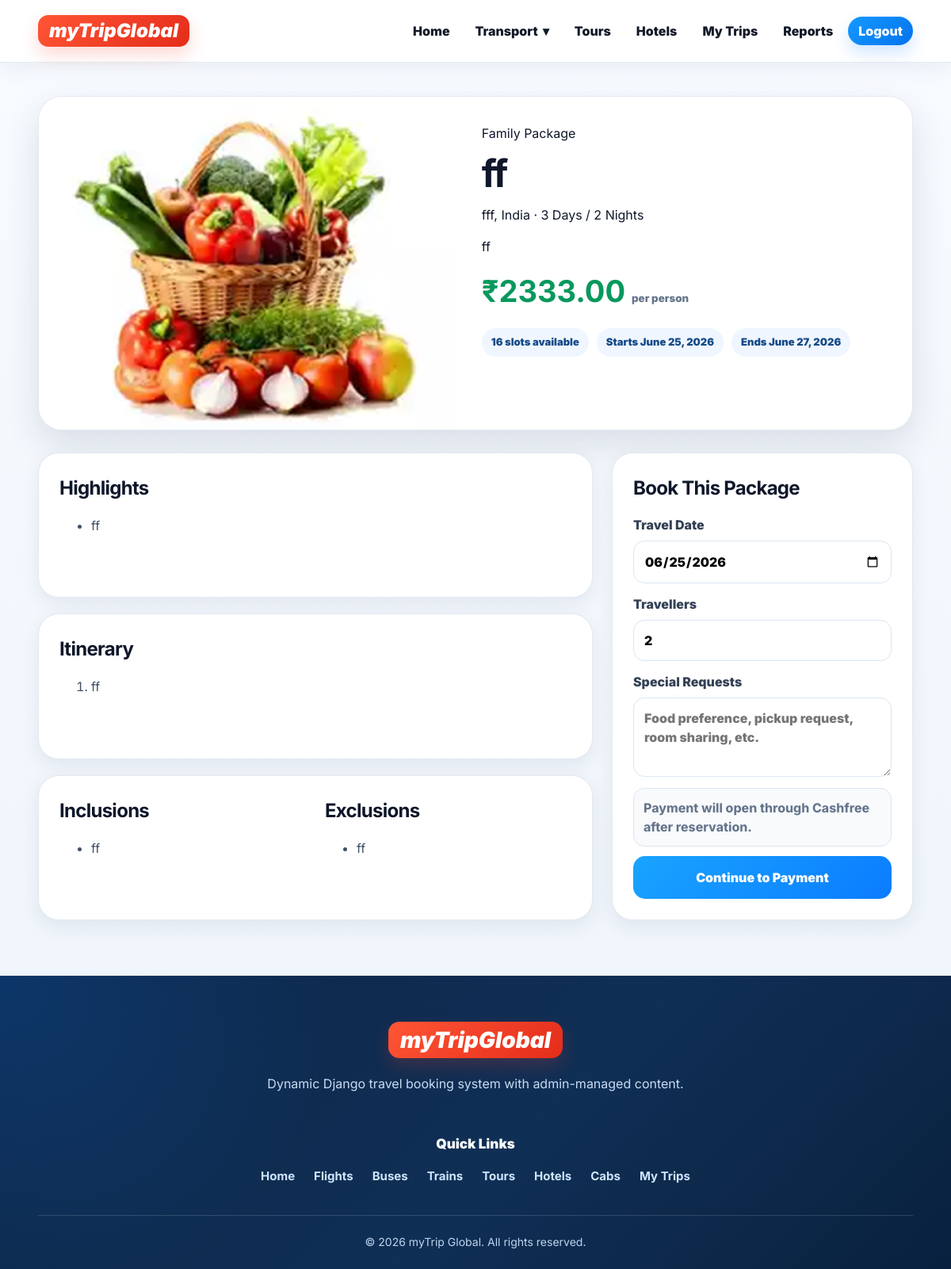
The app's page /tours/1/ (signed in) with its own data.
### booking/models.py (models this page shows, shortened)
class SiteSetting(models.Model):
    site_name = models.CharField(max_length=100, default='myTrip Global')
    logo_text = models.CharField(max_length=40, default='myTrip')
    tagline = models.CharField(max_length=150, blank=True, default="")
    hero_title = models.CharField(max_length=180, default='Book flights, buses, trains, hotels, tours and cabs in one place')
    hero_subtitle = models.TextField(default='Search travel, select seats, choose packages and pay securely online with Cashfree.')
    hero_image = models.ImageField(upload_to='site/', blank=True, null=True)
    support_email = models.EmailField(blank=True)
    support_phone = models.CharField(max_length=25, blank=True)
    footer_about = models.TextField(default='Book flights, buses, trains, tour packages, hotels and cabs from one trusted travel platform.')
    instagram_url = models.URLField(blank=True)
    twitter_url = models.URLField(blank=True)
    facebook_url = models.URLField(blank=True)
    is_active = models.BooleanField(default=True)
    updated_at = models.DateTimeField(auto_now=True)
    class Meta:
        verbose_name = 'Site Setting'
        verbose_name_plural = 'Site Settings'
    @classmethod
    def load(cls):
        return cls.objects.filter(is_active=True).order_by('-updated_at').first() or cls()

class TourPackage(models.Model):
    CATEGORY_CHOICES = [
        ('family', 'Family'),
        ('honeymoon', 'Honeymoon'),
        ('adventure', 'Adventure'),
        ('pilgrimage', 'Pilgrimage'),
        ('weekend', 'Weekend'),
        ('international', 'International'),
    ]
    title = models.CharField(max_length=160)
    destination = models.CharField(max_length=120)
    country = models.CharField(max_length=80, default='India')
    category = models.CharField(max_length=30, choices=CATEGORY_CHOICES, default='family')
    duration_days = models.PositiveIntegerField(default=3)
    duration_nights = models.PositiveIntegerField(default=2)
    start_date = models.DateField(blank=True, null=True)
    end_date = models.DateField(blank=True, null=True)
    price_per_person = models.DecimalField(max_digits=10, decimal_places=2)
    seats_available = models.PositiveIntegerField(default=20)
    short_description = models.CharField(max_length=255, blank=True)
    description = models.TextField(blank=True)
    highlights = models.TextField(blank=True, help_text='Add one highlight per line.')
    itinerary = models.TextField(blank=True, help_text='Add day-wise itinerary. One item per line is shown as a step.')
    inclusions = models.TextField(blank=True, help_text='Add one inclusion per line.')
    exclusions = models.TextField(blank=True, help_text='Add one exclusion per line.')
    image = models.ImageField(upload_to='tours/', blank=True, null=True)
    is_featured = models.BooleanField(default=True)
    is_active = models.BooleanField(default=True)
    created_at = models.DateTimeField(auto_now_add=True)
    class Meta:
        ordering = ['price_per_person', 'destination']
    @property
    def duration_label(self):
        return f'{self.duration_days} Days / {self.duration_nights} Nights'
    def highlights_list(self):
        return [item.strip() for item in self.highlights.splitlines() if item.strip()]
    def itinerary_list(self):
        return [item.strip() for item in self.itinerary.splitlines() if item.strip()]
    def inclusions_list(self):
        return [item.strip() for item in self.inclusions.splitlines() if item.strip()]
    def exclusions_list(self):
        return [item.strip() for item in self.exclusions.splitlines() if item.strip()]

### booking/views.py (the view)
# urls.py: path('tours/<int:pk>/', views.tour_detail, name='tour_detail'),
@login_required
def tour_detail(request, pk):
    package = get_object_or_404(TourPackage, pk=pk, is_active=True)
    if request.method == 'POST':
        form = TourPackageBookingForm(request.POST)
        if form.is_valid():
            travellers = form.cleaned_data['travellers']
            if travellers > package.seats_available:
                messages.error(request, 'Requested travellers exceed available package slots.')
            else:
                with transaction.atomic():
                    package = TourPackage.objects.select_for_update().get(pk=package.pk)
                    if travellers > package.seats_available:
                        messages.error(request, 'This package was just booked by someone else. Please reduce travellers.')
                    else:
                        total = package.price_per_person * Decimal(travellers)
                        booking = Booking.objects.create(
                            user=request.user,
                            booking_type='tour',
                            tour_package=package,
                            travellers=travellers,
                            tour_travel_date=form.cleaned_data.get('travel_date') or package.start_date,
                            special_requests=form.cleaned_data.get('special_requests', ''),
                            total_amount=total,
                            status='pending',
                            payment_status='pending',
                        )
                        package.seats_available -= travellers
                        package.save(update_fields=['seats_available'])
                        Payment.objects.create(booking=booking, amount=total, method='Cashfree', status='pending')
                        messages.info(request, 'Tour package reserved. Complete Cashfree payment to confirm.')
                        return redirect('payment_checkout', booking_id=booking.id)
    else:
        form = TourPackageBookingForm(initial={'travel_date': package.start_date})
    return render(request, 'tour_detail.html', {'package': package, 'form': form})

### booking/templates/tour_detail.html (shortened to what this page needs)
{% extends 'base.html' %}
{% load static %}
{% block extra_css %}<link rel="stylesheet" href="{% static 'css/tour.css' %}?v=12.0">{% endblock %}
{% block content %}
<section class="tour-detail">
    <article class="tour-hero-card">
        {% if package.image %}<img src="{{ package.image.url }}" alt="{{ package.title }}">{% else %}<div class="tour-img large">Tour</div>{% endif %}
        <div class="tour-summary">
            <span>{{ package.get_category_display }} Package</span>
            <h1>{{ package.title }}</h1>
            <p>{{ package.destination }}, {{ package.country }} · {{ package.duration_label }}</p>
            <p>{{ package.description|default:package.short_description }}</p>
            <div class="price-row"><strong>₹{{ package.price_per_person }}</strong><small>per person</small></div>
            <div class="detail-pills">
                <span>{{ package.seats_available }} slots available</span>
                {% if package.start_date %}<span>Starts {{ package.start_date }}</span>{% endif %}
                {% if package.end_date %}<span>Ends {{ package.end_date }}</span>{% endif %}
            </div>
        </div>
    </article>
    <div class="tour-content-grid">
        <div class="tour-content">
            {% if package.highlights_list %}
                <section class="info-panel"><h2>Highlights</h2><ul>{% for item in package.highlights_list %}<li>{{ item }}</li>{% endfor %}</ul></section>
            {% endif %}
            {% if package.itinerary_list %}
                <section class="info-panel"><h2>Itinerary</h2><ol>{% for item in package.itinerary_list %}<li>{{ item }}</li>{% endfor %}</ol></section>
            {% endif %}
            <section class="info-panel split">
                <div>
                    <h2>Inclusions</h2>
                    {% if package.inclusions_list %}<ul>{% for item in package.inclusions_list %}<li>{{ item }}</li>{% endfor %}</ul>{% else %}<p>Inclusions will be updated soon.</p>{% endif %}
                </div>
                <div>
                    <h2>Exclusions</h2>
                    {% if package.exclusions_list %}<ul>{% for item in package.exclusions_list %}<li>{{ item }}</li>{% endfor %}</ul>{% else %}<p>Exclusions will be updated soon.</p>{% endif %}
                </div>
            </section>
        </div>
        <form class="booking-form sticky" method="post">
            <h2>Book This Package</h2>
            <label>Travel Date {{ form.travel_date }}{% for error in form.travel_date.errors %}<span class="field-error">{{ error }}</span>{% endfor %}</label>
            <label>Travellers {{ form.travellers }}{% for error in form.travellers.errors %}<span class="field-error">{{ error }}</span>{% endfor %}</label>
            <label>Special Requests {{ form.special_requests }}{% for error in form.special_requests.errors %}<span class="field-error">{{ error }}</span>{% endfor %}</label>
            <div class="form-note">Payment will open through Cashfree after reservation.</div>
            <button type="submit">Continue to Payment</button>
        </form>
    </div>
</section>
{% endblock %}

### booking/templates/base.html (shortened to what this page needs)
{% load static %}
<!doctype html>
<html lang="en">
<head>
    <link rel="stylesheet" href="{% static 'css/base.css' %}?v=25.0">
    {% block extra_css %}{% endblock %}
</head>
<body>
<header class="site-header">
    <div class="header-inner">
        <a class="brand" href="{% url 'home' %}" aria-label="Home">
            <span class="brand-mark">
                {{ site_settings.logo_text|default:'myTripGlobal' }}
            </span>
        </a>
        <nav class="main-nav" aria-label="Main navigation">
            <a href="{% url 'home' %}">Home</a>
            <details class="nav-dropdown">
                <summary>
                    Transport <span>▾</span>
                </summary>
            </details>
            <a href="{% url 'tour_list' %}">Tours</a>
            <a href="{% url 'hotel_list' %}">Hotels</a>
            {% if user.is_authenticated %}
                <a href="{% url 'my_bookings' %}">My Trips</a>
                {% if user.is_staff or user.is_superuser %}
                    <a href="{% url 'staff_reports' %}">Reports</a>
                {% endif %}
                <form class="logout-form" method="post" action="{% url 'logout' %}">
                    <button type="submit">Logout</button>
                </form>
            {% else %}
                <a class="login-link" href="{% url 'login' %}">Login</a>
                <a class="signup-link" href="{% url 'signup' %}">Sign up</a>
            {% endif %}
        </nav>
    </div>
</header>
<main>
    {% block content %}{% endblock %}
</main>
<footer class="site-footer">
    <div class="footer-inner footer-modern">
        <div class="footer-brand">
            <a class="brand footer-logo" href="{% url 'home' %}" aria-label="Home">
                <span class="brand-mark">
                    {{ site_settings.logo_text|default:'myTripGlobal' }}
                </span>
            </a>
            <p>
                {{ site_settings.footer_about|default:'Dynamic Django travel booking system with admin-managed content.' }}
            </p>
        </div>
        <div class="footer-menu">
            <h4>Quick Links</h4>
            <div class="footer-link-row">
                <a href="{% url 'home' %}">Home</a>
                <a href="{% url 'flight_list' %}">Flights</a>
                <a href="{% url 'bus_list' %}">Buses</a>
                <a href="{% url 'train_list' %}">Trains</a>
                <a href="{% url 'tour_list' %}">Tours</a>
                <a href="{% url 'hotel_list' %}">Hotels</a>
                <a href="{% url 'cab_list' %}">Cabs</a>
                {% if user.is_authenticated %}
                    <a href="{% url 'my_bookings' %}">My Trips</a>
                {% endif %}
            </div>
        </div>
    </div>
    <div class="footer-bottom">
        <span>
            © 2026 {{ site_settings.site_name|default:'myTrip Global' }}. All rights reserved.
        </span>
    </div>
</footer>
</body>
</html>

### records on screen
SiteSetting: logo_text "myTripGlobal", footer_about "Dynamic Django travel booking system with admin-managed content.", site_name "myTrip Global"
TourPackage: image (picture), category "Family", title "ff", destination "fff", country "India", duration_label "3 Days / 2 Nights", description "ff", price_per_person "2333.00", seats_available "16", start_date "June 25, 2026", end_date "June 27, 2026", highlights_list "ff", itinerary_list "ff", inclusions_list "ff", exclusions_list "ff"
